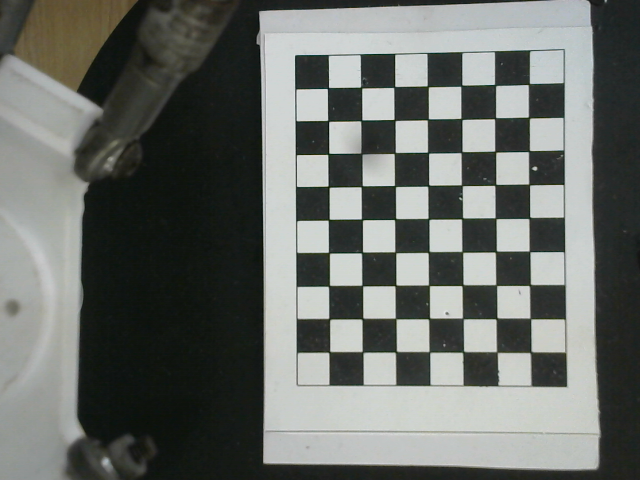
#> input picture Xử lý ảnh/Calibrarion_XY/images/calib_000.png, 640 x 480 px; its folder holds 4 pictures in this run
$ python calibrate_camera.py
#> lines starting #> are read from the running program, lines starting #| are printed output that depends on the picture
import argparse
import glob
import os
import sys
import cv2
import numpy as np


def find_corners_auto(gray, board_w, board_h):
    """Thu ca (board_w, board_h) va (board_w-1, board_h-1) de tu do phat hien
    dung so goc trong, phong truong hop nguoi dung nhap so o vuong thay vi
    so goc trong."""
    flags = (
        cv2.CALIB_CB_ADAPTIVE_THRESH
        + cv2.CALIB_CB_NORMALIZE_IMAGE
    )
    candidates = [(board_w, board_h), (board_w - 1, board_h - 1)]
    for size in candidates:
        if size[0] < 2 or size[1] < 2:
            continue
        ok, corners = cv2.findChessboardCorners(gray, size, flags)
        if ok:
            return ok, corners, size
    return False, None, None


def main():
    parser = argparse.ArgumentParser(description="Calib camera bang ban co")
    parser.add_argument("--images_dir", type=str, default="images", help="Thu muc chua anh ban co (mac dinh: 'images')")
    parser.add_argument("--board_w", type=int, default=9, help="So goc trong / o vuong chieu ngang (mac dinh 9)")
    parser.add_argument("--board_h", type=int, default=7, help="So goc trong / o vuong chieu doc (mac dinh 7)")
    parser.add_argument("--square_size", type=float, default=9.96, help="Kich thuoc 1 o vuong tinh bang mm (mac dinh 9.96mm)")
    parser.add_argument("--output", type=str, default="calibration_result", help="Ten file output (khong can duoi)")
    parser.add_argument("--show", action="store_true", help="Hien thi anh phat hien goc de kiem tra truc quan")
    parser.add_argument("--ref_image", type=str, default=None,
                        help="Anh ban co dat dung tren mat mam (anh chuan). "
                             "Neu co, se tinh them R, T cua anh nay bang solvePnP")
    parser.add_argument("--fix_k3", action="store_true",
                        help="Co dinh k3 = 0 khi calib (dung khi he so meo k2, k3 qua lon / nghi bi overfit)")
    args = parser.parse_args()

    print(f"Dang tim anh trong thu muc: {os.path.abspath(args.images_dir)}")
    if not os.path.isdir(args.images_dir):
        print(f"LOI: Thu muc '{args.images_dir}' khong ton tai.")
        print("Hay chup anh truoc bang capture_images.py, hoac truyen dung duong dan bang --images_dir <duong_dan>")
        sys.exit(1)

    exts = ("*.jpg", "*.jpeg", "*.png", "*.bmp")
    image_paths = []
    for ext in exts:
        image_paths.extend(glob.glob(os.path.join(args.images_dir, ext)))
#> pass 2 of the loop in main, `for ext in exts:`:
#> pass 3 of the loop in main, `for ext in exts:`:
#> the loop made 4 passes; the first 3 are shown
    image_paths = sorted(image_paths)

    if len(image_paths) < 5:
        print(f"Canh bao: chi tim thay {len(image_paths)} anh trong '{args.images_dir}'.")
        print("Nen co it nhat 10-20 anh o cac goc do/khoang cach khac nhau de calib chinh xac.")
        if len(image_paths) == 0:
            sys.exit(1)

    # Dem so lan phat hien theo tung kich thuoc de tu chon size pho bien nhat
    size_votes = {}
    detections = []  # list of (path, gray_shape, corners, size, img)

    for path in image_paths:
        img = cv2.imread(path)
#> img is the input picture: shape (480, 640, 3); mean B, G, R 104.8, 109, 105.3
        if img is None:
            print(f"Bo qua (khong doc duoc): {path}")
            continue
        gray = cv2.cvtColor(img, cv2.COLOR_BGR2GRAY)
        ok, corners, size = find_corners_auto(gray, args.board_w, args.board_h)
#> the loop in find_corners_auto, `for size in candidates:` made 1 pass
#> ok on pass 1: True
#> ok = True; corners = 63 rows, first 8: [329.1, 352.1], [329.3, 318.9], [328.7, 285.9], [329, 252.8], [328.7, 219.6], [328.7, 186.8], [328.2, 154], [328.2, 120.8]; size = (9, 7)
        if ok:
            size_votes[size] = size_votes.get(size, 0) + 1
            detections.append((path, gray.shape[::-1], corners, size, img))
        else:
            print(f"Khong phat hien duoc ban co trong: {path}")
#> pass 2 of the loop in main, `for path in image_paths:`:
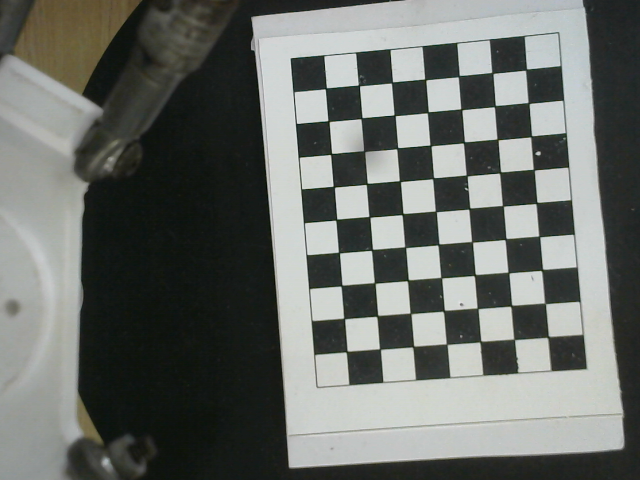
#> input picture Xử lý ảnh/Calibrarion_XY/images/calib_001.png, 640 x 480 px
#> in main, img is the input picture: shape (480, 640, 3); mean B, G, R 105, 109.2, 105.7
#> in main, `gray = cv2.cvtColor(img, cv2.COLOR_BGR2GRAY)`:
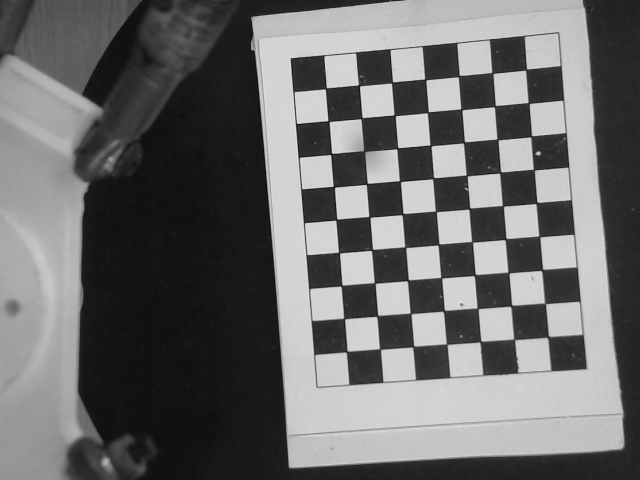
#> gray: shape (480, 640); min 6, max 228, mean 107.7
#> corners = 63 rows, first 8: [526.3, 69.47], [528.7, 103.3], [531.3, 136.2], [533.7, 169.7], [536.6, 202.4], [539.1, 236.3], [541.6, 270.4], [545.1, 303.4]
#> pass 3 of the loop in main, `for path in image_paths:`:
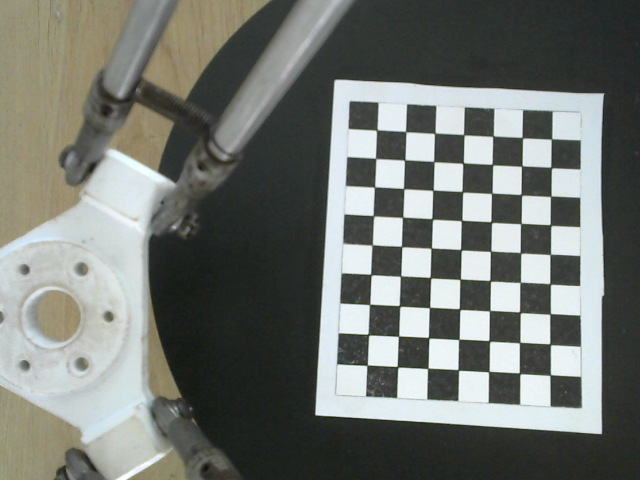
#> input picture Xử lý ảnh/Calibrarion_XY/images/calib_002.png, 640 x 480 px
#> in main, img is the input picture: shape (480, 640, 3); mean B, G, R 113.2, 118.5, 114.8
#> in main, `gray = cv2.cvtColor(img, cv2.COLOR_BGR2GRAY)`:
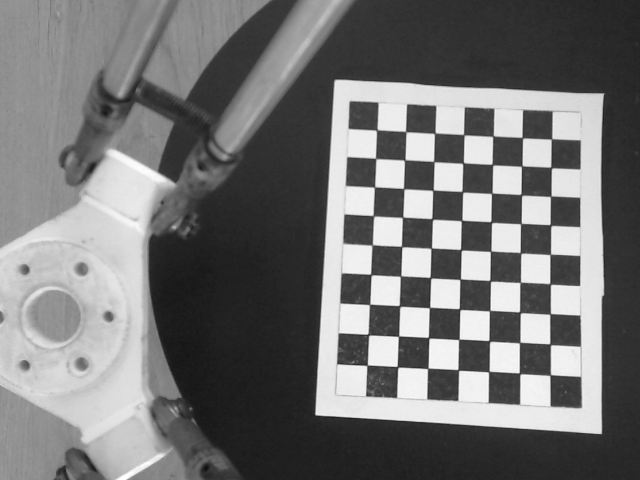
#> gray: shape (480, 640); min 16, max 255, mean 116.8
#> corners = 63 rows, first 8: [551.5, 138.9], [551.2, 167.6], [550.7, 196.3], [550.5, 225], [550.1, 254.5], [550, 283.8], [550.3, 313.7], [550, 344.1]
#> the loop made 4 passes; the first 3 are shown

    if not detections:
        print("Khong phat hien duoc ban co trong bat ky anh nao. Kiem tra lai:")
        print(" - Kich thuoc board_w/board_h co dung khong")
        print(" - Anh co ro net, du sang, thay day du bang co khong")
        sys.exit(1)

    # Chon kich thuoc pho bien nhat
    best_size = max(size_votes, key=size_votes.get)
#> best_size = (9, 7)
    print(f"\nKich thuoc goc trong duoc su dung: {best_size[0]} x {best_size[1]}")
#| Kich thuoc goc trong duoc su dung: 9 x 7
    print(f"(Phat hien thanh cong {size_votes[best_size]}/{len(image_paths)} anh voi kich thuoc nay)\n")
#| (Phat hien thanh cong 4/4 anh voi kich thuoc nay)

    board_w, board_h = best_size
#> board_w = 9; board_h = 7

    # Chuan bi object points (toa do 3D thuc te, Z=0) cho 1 goc nhin
    objp = np.zeros((board_h * board_w, 3), np.float32)
    objp[:, :2] = np.mgrid[0:board_w, 0:board_h].T.reshape(-1, 2)
    objp *= args.square_size

    objpoints = []  # diem 3D trong khong gian thuc
    imgpoints = []  # diem 2D tuong ung tren anh
    used_paths = []  # duong dan cac anh THUC SU dung de calib (khop thu tu rvecs/tvecs)
    image_size = None

    criteria = (cv2.TERM_CRITERIA_EPS + cv2.TERM_CRITERIA_MAX_ITER, 30, 0.001)

    used_count = 0
    for path, shape, corners, size, img in detections:
        if size != best_size:
            continue  # bo qua anh phat hien sai kich thuoc de dam bao dong nhat
        image_size = shape
        gray = cv2.cvtColor(img, cv2.COLOR_BGR2GRAY)
        corners_refined = cv2.cornerSubPix(
            gray, corners, (11, 11), (-1, -1), criteria
        )
        objpoints.append(objp)
        imgpoints.append(corners_refined)
        used_paths.append(path)
        used_count += 1

        if args.show:
            vis = img.copy()
            cv2.drawChessboardCorners(vis, size, corners_refined, True)
            cv2.imshow("corners", vis)
            cv2.waitKey(200)
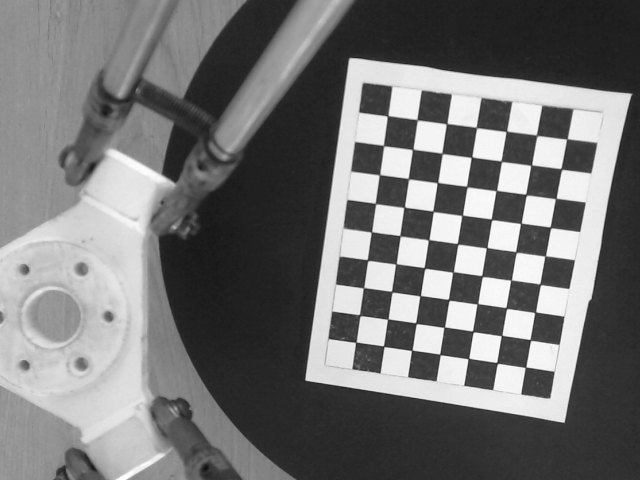
#> gray: shape (480, 640); min 17, max 255, mean 116.4

    if args.show:
        cv2.destroyAllWindows()

    print(f"Su dung {used_count} anh de calib.\n")

    if used_count < 5:
        print("Canh bao: so anh hop le qua it (<5), ket qua calib co the khong chinh xac.")

    # ---- Calib camera ----
    calib_flags = cv2.CALIB_FIX_K3 if args.fix_k3 else 0
    ret, camera_matrix, dist_coeffs, rvecs, tvecs = cv2.calibrateCamera(
        objpoints, imgpoints, image_size, None, None, flags=calib_flags
    )

    # ---- Tinh reprojection error ----
    total_error = 0
    for i in range(len(objpoints)):
        imgpoints2, _ = cv2.projectPoints(
            objpoints[i], rvecs[i], tvecs[i], camera_matrix, dist_coeffs
        )
        error = cv2.norm(imgpoints[i], imgpoints2, cv2.NORM_L2) / len(imgpoints2)
        total_error += error
    mean_error = total_error / len(objpoints)

    # ---- R, T cho TUNG anh calib (lay tu rvecs, tvecs) ----
    R_list, T_list = [], []
    print("===== MA TRAN NGOAI (R, T) THEO TUNG ANH =====")
    for path, rvec, tvec in zip(used_paths, rvecs, tvecs):
        R, _ = cv2.Rodrigues(rvec)          # R: 3x3
        T = tvec.reshape(3, 1)              # T: 3x1 (mm)
        R_list.append(R)
        T_list.append(T)
        print(f"--- {os.path.basename(path)} ---")
        print("R =\n", np.round(R, 5))
        print("T (mm) =", np.round(T.ravel(), 4))

    # ---- R, T cua ANH CHUAN (ban co nam tren mat mam) ----
    R_ref = T_ref = None
    if args.ref_image:
        ref_img = cv2.imread(args.ref_image)
        if ref_img is None:
            print(f"\nLOI: khong doc duoc anh chuan '{args.ref_image}'")
        else:
            ref_gray = cv2.cvtColor(ref_img, cv2.COLOR_BGR2GRAY)
            ok, ref_corners, ref_size = find_corners_auto(
                ref_gray, args.board_w, args.board_h
            )
            if not ok or ref_size != best_size:
                print("\nLOI: khong tim thay ban co (dung kich thuoc) trong anh chuan.")
            else:
                ref_corners = cv2.cornerSubPix(
                    ref_gray, ref_corners, (11, 11), (-1, -1), criteria
                )
                okp, rvec_ref, tvec_ref = cv2.solvePnP(
                    objp, ref_corners, camera_matrix, dist_coeffs
                )
                if okp:
                    R_ref, _ = cv2.Rodrigues(rvec_ref)
                    T_ref = tvec_ref.reshape(3, 1)
                    print("\n===== R, T CUA ANH CHUAN (MAT MAM) =====")
                    print("R =\n", np.round(R_ref, 5))
                    print("T (mm) =", np.round(T_ref.ravel(), 4))
                else:
                    print("\nLOI: solvePnP that bai tren anh chuan.")

    print("\n===== KET QUA CALIB =====")
    print(f"RMS reprojection error (OpenCV): {ret:.4f}")
    print(f"Mean reprojection error (tinh tay): {mean_error:.4f} pixel")
    print("\nCamera matrix (ma tran noi tai):")
    print(camera_matrix)
    print("\nDistortion coefficients [k1, k2, p1, p2, k3]:")
    print(dist_coeffs.ravel())

    fx, fy = camera_matrix[0, 0], camera_matrix[1, 1]
    cx, cy = camera_matrix[0, 2], camera_matrix[1, 2]
    print(f"\nfx={fx:.2f}  fy={fy:.2f}  cx={cx:.2f}  cy={cy:.2f}")

    if mean_error < 0.5:
        print("\nDanh gia: Calib TOT (sai so < 0.5 pixel)")
    elif mean_error < 1.0:
        print("\nDanh gia: Calib CHAP NHAN DUOC (sai so < 1.0 pixel)")
    else:
        print("\nDanh gia: Sai so cao (>1.0 pixel), nen chup them anh o nhieu goc do/khoang cach hon.")

    # ---- Luu ket qua ----
    npz_path = f"{args.output}.npz"
    save_dict = dict(
        camera_matrix=camera_matrix,
        dist_coeffs=dist_coeffs,
        image_size=image_size,
        mean_error=mean_error,
        board_w=board_w,
        board_h=board_h,
        square_size=args.square_size,
        R_all=np.array(R_list),   # (N, 3, 3)
        T_all=np.array(T_list),   # (N, 3, 1)
    )
    if R_ref is not None:
        save_dict["R_ref"] = R_ref
        save_dict["T_ref"] = T_ref
    np.savez(npz_path, **save_dict)
    print(f"\nDa luu ket qua (numpy) vao: {npz_path}")

    yaml_path = f"{args.output}.yaml"
    fs = cv2.FileStorage(yaml_path, cv2.FILE_STORAGE_WRITE)
    fs.write("camera_matrix", camera_matrix)
    fs.write("dist_coeffs", dist_coeffs)
    fs.write("image_width", image_size[0])
    fs.write("image_height", image_size[1])
    fs.write("mean_reprojection_error", mean_error)
    if R_ref is not None:
        fs.write("R_ref", R_ref)
        fs.write("T_ref", T_ref)
    fs.release()
    print(f"Da luu ket qua (OpenCV YAML) vao: {yaml_path}")

    print("\nDe dung ket qua nay undistort anh/video sau nay, tham khao file undistort_demo.py")


if __name__ == "__main__":
    main()
